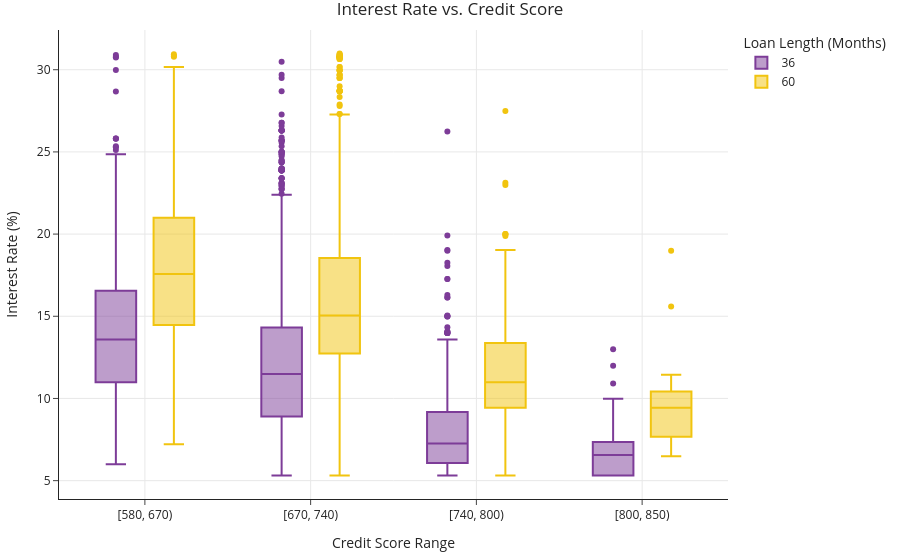

Notebook cell for this chart:
### Markdown cell above
Run the cell below to draw your boxplot. If you did everything correctly, it should look like the example above. Make sure to run this cell before moving forward, otherwise the tests won't work correctly.

### Code cell
q3_fig = create_boxplot(loans)
q3_fig

### Figure 1 — Plotly figure (JSON) as saved in the notebook; plotly's stock layout.template omitted (floating-point values rounded to 4 significant figures; data arrays with more than 128 entries replaced by an {"elided": "..."} marker saying what was removed)
{"data": [{"alignmentgroup": "True", "hovertemplate": "term_str=36<br>Credit Score Range=%{x}<br>Interest Rate (%)=%{y}<extra></extra>", "legendgroup": "36", "marker": {"color": "#7d3c98"}, "name": "36", "notched": false, "offsetgroup": "36", "orientation": "v", "showlegend": true, "type": "box", "x": {"elided": "4233 str values"}, "x0": " ", "xaxis": "x", "y": {"elided": "4233 float values"}, "y0": " ", "yaxis": "y"}, {"alignmentgroup": "True", "hovertemplate": "term_str=60<br>Credit Score Range=%{x}<br>Interest Rate (%)=%{y}<extra></extra>", "legendgroup": "60", "marker": {"color": "#f1c40f"}, "name": "60", "notched": false, "offsetgroup": "60", "orientation": "v", "showlegend": true, "type": "box", "x": {"elided": "2067 str values"}, "x0": " ", "xaxis": "x", "y": {"elided": "2067 float values"}, "y0": " ", "yaxis": "y"}], "layout": {"boxmode": "group", "legend": {"title": {"text": "Loan Length (Months)"}, "tracegroupgap": 0}, "title": {"text": "Interest Rate vs. Credit Score"}, "xaxis": {"anchor": "y", "categoryarray": ["[580, 670)", "[670, 740)", "[740, 800)", "[800, 850)"], "categoryorder": "array", "domain": [0, 1], "title": {"text": "Credit Score Range"}}, "yaxis": {"anchor": "x", "domain": [0, 1], "title": {"text": "Interest Rate (%)"}}}}
